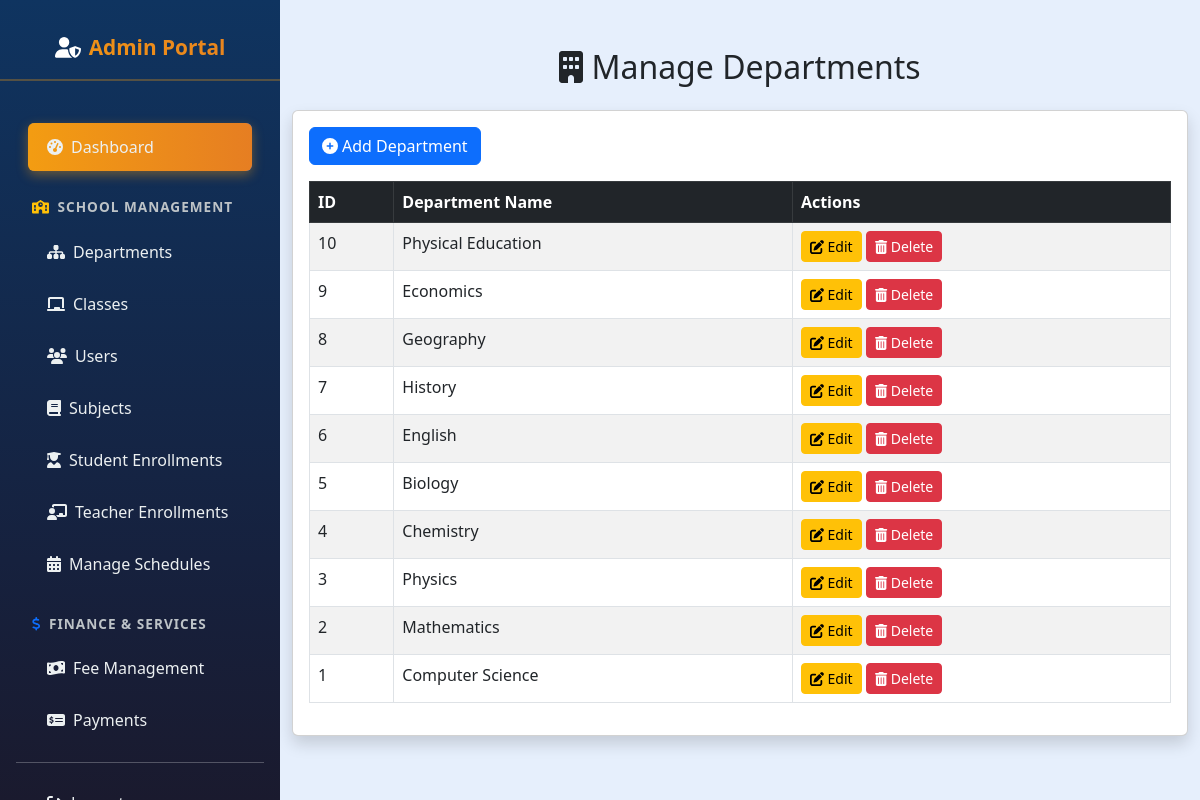
The app's page /admin/manage_departments.php (signed in) with its own data.
### tables this page shows
CREATE TABLE `departments` (
  `department_id` int(11) NOT NULL,
  `department_name` varchar(100) NOT NULL
);

### admin/manage_departments.php (the view, shortened to what this page needs)
<?php
include('config.php');
$result = $conn->query(
    "SELECT * FROM departments ORDER BY department_id DESC"
);
?>
<!DOCTYPE html>
<html lang="en">
<head>
    <link href="https://cdn.jsdelivr.net/npm/bootstrap@5.3.0/dist/css/bootstrap.min.css" rel="stylesheet" />
</head>
<body style="margin-left:280px; background-color:#e6effc;">
<?php include('admin_sidebar.php'); ?>
<div class="container mt-5">
    <h2 class="mb-4 text-center">
        <i class="fas fa-building me-2"></i>Manage Departments
    </h2>
    <div class="card mx-auto shadow" style="max-width: 900px;">
        <div class="card-body">
            <div class="mb-3">
                <a href="add_department.php" class="btn btn-primary">
                    <i class="fas fa-plus-circle me-1"></i>Add Department
                </a>
            </div>
            <table class="table table-bordered table-striped">
                <thead class="table-dark">
                    <tr>
                        <th>ID</th>
                        <th>Department Name</th>
                        <th>Actions</th>
                    </tr>
                </thead>
                <tbody>
                <?php if ($result->num_rows > 0): ?>
                    <?php while ($row = $result->fetch_assoc()): ?>
                        <tr>
                            <td><?= htmlspecialchars($row['department_id']) ?></td>
                            <td><?= htmlspecialchars($row['department_name']) ?></td>
                            <td>
                                <a href="edit_department.php?department_id=<?= $row['department_id'] ?>"
                                   class="btn btn-warning btn-sm">
                                    <i class="fas fa-edit"></i> Edit
                                </a>
                                <a href="javascript:void(0);"
                                   onclick="confirmDelete(<?= $row['department_id'] ?>)"
                                   class="btn btn-danger btn-sm">
                                    <i class="fas fa-trash-alt"></i> Delete
                                </a>
                            </td>
                        </tr>
                    <?php endwhile; ?>
                <?php endif; ?>
                </tbody>
            </table>
        </div>
    </div>
</div>
</body>
</html>

### admin/admin_sidebar.php (style rules this page uses)
body { font-family: 'Segoe UI', Tahoma, Geneva, Verdana, sans-serif; margin-left: 280px; background-color: #e6effc; }

### records on screen
departments: department_id "10", department_name "Physical Education"
departments: department_id "9", department_name "Economics"
departments: department_id "8", department_name "Geography"
departments: department_id "7", department_name "History"
departments: department_id "6", department_name "English"
departments: department_id "5", department_name "Biology"
departments: department_id "4", department_name "Chemistry"
departments: department_id "3", department_name "Physics"
departments: department_id "2", department_name "Mathematics"
departments: department_id "1", department_name "Computer Science"
